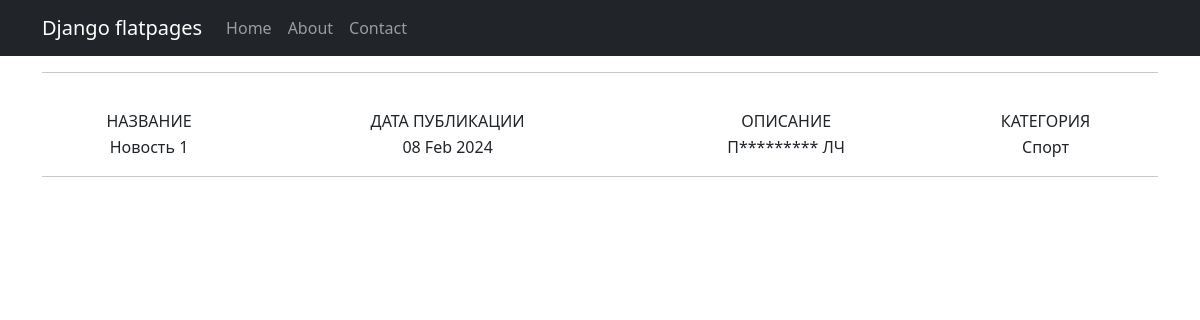
Screenshot of /news/1 with the database file from the repository.
### newsapp/models.py (models this page shows, shortened)
class Post(models.Model):
    author = models.ForeignKey(Author, on_delete=models.CASCADE)
    NEWS = 'NE'
    ARTICLE = 'AR'
    TYPES = (
        (NEWS, 'Новость'),
        (ARTICLE, 'Статья'),
    )
    category_types = models.CharField(max_length=2, choices=TYPES, default=ARTICLE)
    date_create = models.DateTimeField(auto_now_add=True)
    post_category = models.ManyToManyField(Category, through='PostCategory')
    title = models.CharField(max_length=64)
    text = models.TextField()
    rating = models.IntegerField(default=0)

class Category(models.Model):
    name = models.CharField(max_length=64, unique=True)

### newsapp/views.py (the view)
# urls.py: path('<int:pk>', PostDetail.as_view()),
class PostDetail(DetailView):
    model = Post
    template_name = 'detail.html'
    context_object_name = 'post'

### newsapp/templatetags/custom_filters.py (called while the page is built)
@register.filter()
def censor(value):
    for item in SYM_LIST:
        value = value.replace(item[1:], '*' * len(item[1:]))
    return value

### templates/detail.html
{% extends 'flatpages/default.html' %}
{% load custom_filters %}
{% block content %}
{% if post %}
    <hr>
        <table width="100%" style="margin-top: 35px">
            <tr>
                <td>НАЗВАНИЕ</td>
                <td>ДАТА ПУБЛИКАЦИИ</td>
                <td>ОПИСАНИЕ</td>
                <td>КАТЕГОРИЯ</td>
            </tr>
            <tr>
                <td>{{ post.title }}</td>
                <td>{{ post.date_create|date:'d M Y' }}</td>
                <td>{{ post.text|censor }}</td>
                {% for cat in post.post_category.all %}
                <td>{{ cat.name }}</td>
                {% endfor %}
            </tr>
        </table>
    <hr>
    {% else %}
        <h2>ПУБЛИКАЦИЙ НЕТ!</h2>
    {% endif %}
{% endblock content %}

### rows the page displays
Post: title "Новость 1", date_create "08 Feb 2024", text|censor "П********* ЛЧ"
Category: name "Спорт"
